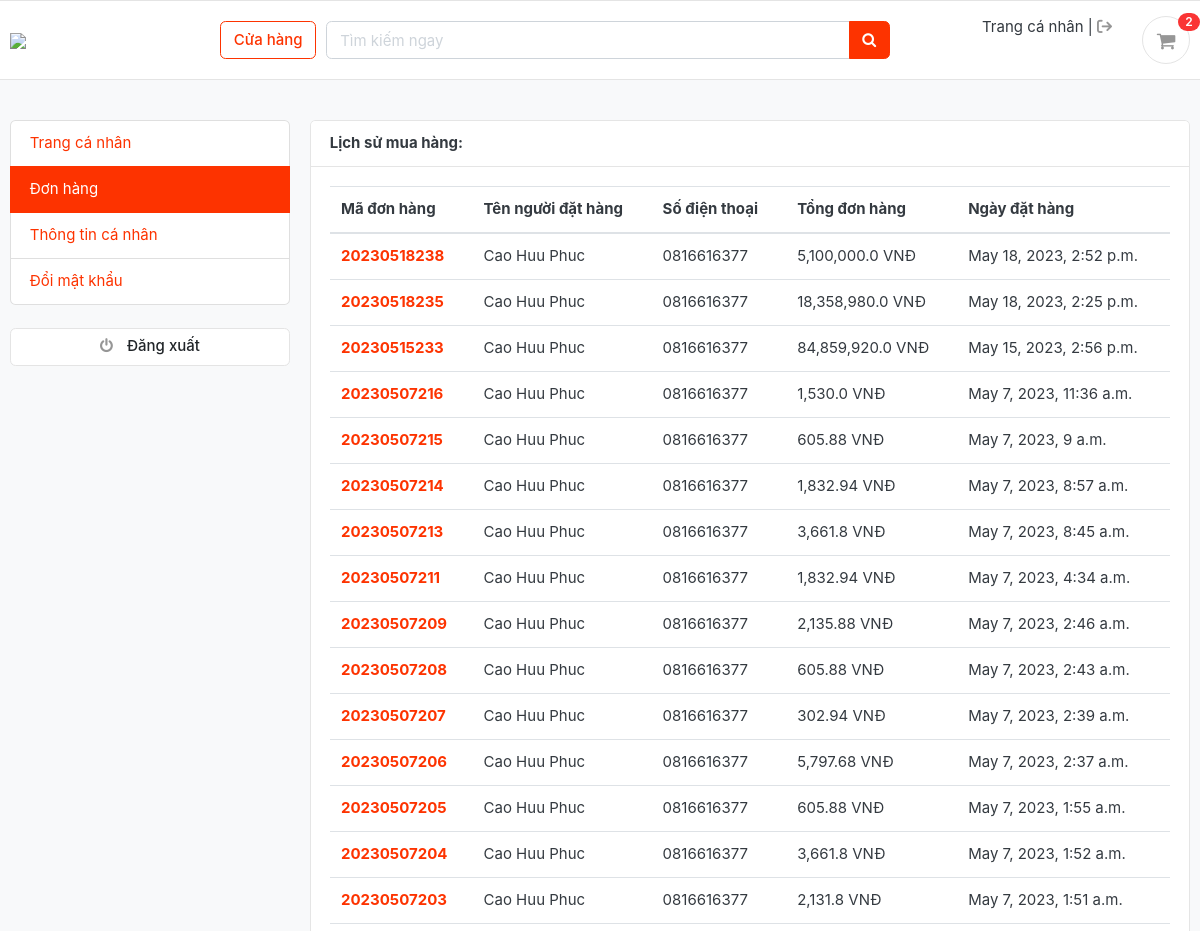
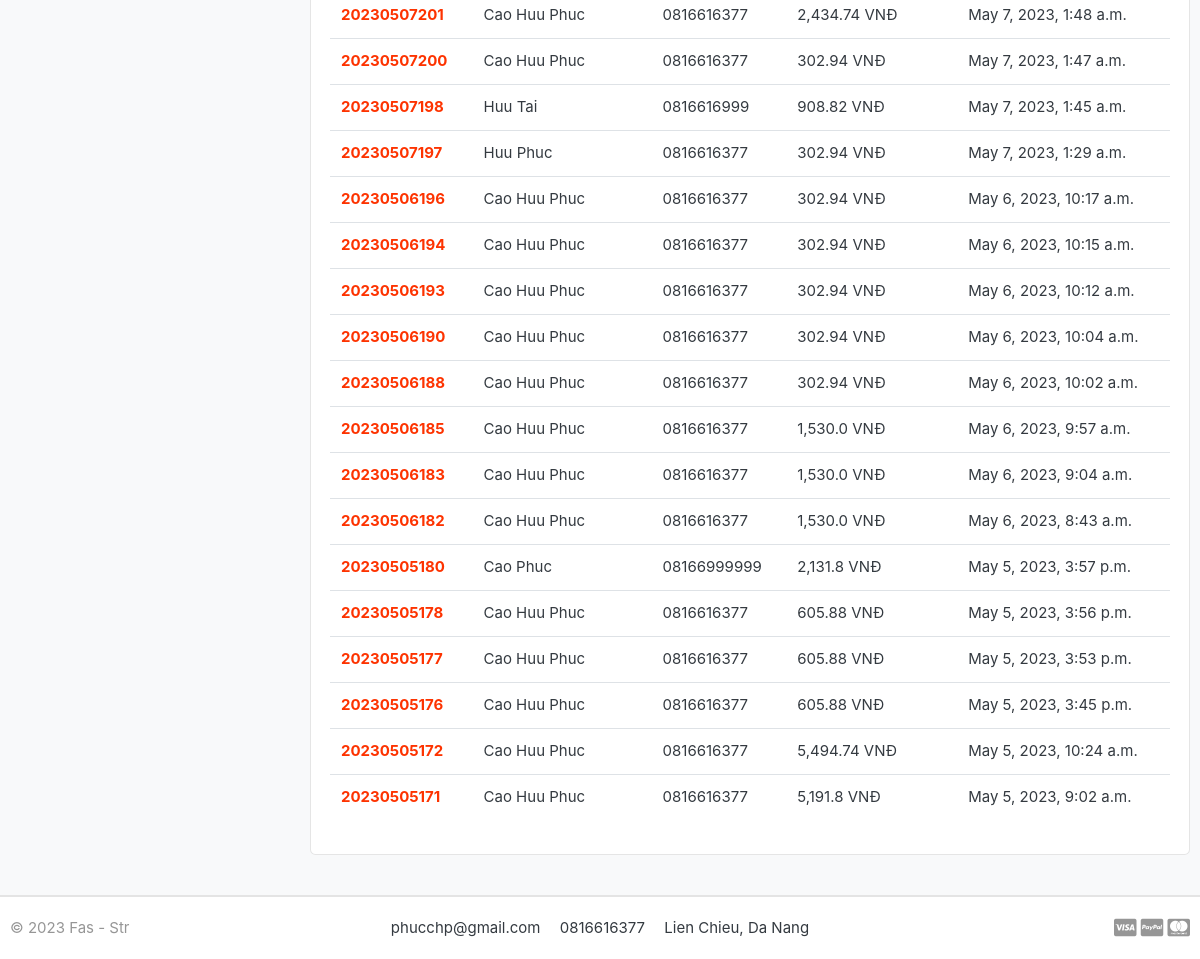
The page /accounts/my_orders/ (signed in) on the database its author committed (2 pictures, top to bottom).
### orders/models.py (models this page shows, shortened)
class Order(models.Model):
    STATUS = {
        ('New', 'New'),
        ('Accepted', 'Accepted'),
        ('Completed', 'Completed'),
        ('Cancelled', 'Cancelled'),
    }
    user  = models.ForeignKey(Account, on_delete=models.SET_NULL, null=True)
    payment  = models.ForeignKey(Payment, on_delete=models.SET_NULL, null=True, blank=True)
    order_number = models.CharField(max_length=20)
    first_name = models.CharField(max_length=50)
    last_name = models.CharField(max_length=50)
    phone = models.CharField(max_length=15)
    email = models.EmailField(max_length=50)
    address_line_1 = models.CharField(max_length=50)
    address_line_2 = models.CharField(max_length=50, blank=True)
    country = models.CharField(max_length=50)
    state = models.CharField(max_length=50)
    city = models.CharField(max_length=50)
    order_note = models.CharField(max_length=100, blank=True)
    order_total = models.FloatField()
    tax = models.FloatField()
    status = models.CharField(max_length=10, choices=STATUS, default='New')
    ip = models.CharField(max_length=20, blank=True)
    is_ordered = models.BooleanField(default=False)
    created_at = models.DateTimeField(auto_now_add=True)
    updated_at = models.DateTimeField(auto_now=True)
    def full_name(self):
        return f'{self.first_name} {self.last_name}'

### accounts/views.py (the view)
# urls.py: path('my_orders/', views.my_orders, name='my_orders'),
@login_required(login_url='login')
def my_orders(request):
    orders = Order.objects.filter(user=request.user, is_ordered=True).order_by('-created_at')
    context = {
        'orders': orders,
    }
    return render(request, 'accounts/my_orders.html', context)

### carts/context_processors.py (called while the page is built)
def counter(request):
    cart_count = 0
    if 'admin' in request.path:
        return {}
    else:
        try:
            cart = Cart.objects.filter(cart_id=_cart_id(request))
            if request.user.is_authenticated:
                cart_items = CartItem.objects.all().filter(user=request.user)
            else:
                cart_items = CartItem.objects.all().filter(cart=cart[:1])
            for cart_item in cart_items:
                cart_count += cart_item.quantity
        except Cart.DoesNotExist:
            cart_count = 0
    return dict(cart_count=cart_count)

### carts/views.py (called while the page is built)
def _cart_id(request):
    cart = request.session.session_key
    if not cart:
        cart = request.session.create()
    return cart

### category/context_processors.py (called while the page is built)
def menu_links(request):
    links=Category.objects.all()
    print(links)
    return dict(links=links)

### category/models.py (called while the page is built)
    def get_url(self):
        return reverse('products_by_category',args=[self.slug])

    def __str__(self):
        return self.category_name

### templates/accounts/my_orders.html (shortened to what this page needs)
{% extends 'base.html' %}
{% load humanize %}
{% block content%}
<section class="section-conten padding-y bg">
    <div class="container">
        <div class="row">
        {% include 'includes/dashboard_sidebar.html'%}
        <main class="col-md-9">
            <article class="card">
            <header class="card-header">
                <strong class="d-inline-block mr-3">Lịch sử mua hàng:</strong>
            </header>
            <div class="card-body">
                <div class="row">
                   <div class="col-md-12">
                    <table class="table table-hover">
                        <thead>
                          <tr>
                            <th scope="col">Mã đơn hàng</th>
                            <th scope="col">Tên người đặt hàng</th>
                            <th scope="col">Số điện thoại</th>
                            <th scope="col">Tổng đơn hàng</th>
                                  <th scope="col">Ngày đặt hàng</th>
                          </tr>
                        </thead>
                        <tbody>
                              {% for order in orders %}
                          <tr>
                            <th scope="row"><a href="{% url 'order_detail' order.order_number %}">{{order.order_number}}</a></th>
                            <td>{{order.full_name}}</td>
                            <td>{{order.phone}}</td>
                            <td>{{order.order_total|intcomma}} VNĐ</td>
                                  <td>{{order.created_at}}</td>
                          </tr>
                      {% endfor %}
                        </tbody>
                      </table>
                    </div>
                </div>
                </div>
            </div>
    </div>
    </section>
{% endblock %}

### static/css/ui.css (style rules this page uses)
html { font-family: "Inter", sans-serif; font-size: 15px; }
.padding-y { padding-top: 40px; padding-bottom: 40px; }
article:after, .form-group:after { display: block; clear: both; content: ""; }
.bg { background-color: #f8f9fa; }

### rows shown on the page
Order: order_number "20230518238", full_name "Cao Huu Phuc", phone "0816616377", order_total "5,100,000.0", created_at "May 18, 2023, 2:52 p.m."
Order: order_number "20230518235", full_name "Cao Huu Phuc", phone "0816616377", order_total "18,358,980.0", created_at "May 18, 2023, 2:25 p.m."
Order: order_number "20230515233", full_name "Cao Huu Phuc", phone "0816616377", order_total "84,859,920.0", created_at "May 15, 2023, 2:56 p.m."
Order: order_number "20230507216", full_name "Cao Huu Phuc", phone "0816616377", order_total "1,530.0", created_at "May 7, 2023, 11:36 a.m."
Order: order_number "20230507215", full_name "Cao Huu Phuc", phone "0816616377", order_total "605.88", created_at "May 7, 2023, 9 a.m."
Order: order_number "20230507214", full_name "Cao Huu Phuc", phone "0816616377", order_total "1,832.94", created_at "May 7, 2023, 8:57 a.m."
Order: order_number "20230507213", full_name "Cao Huu Phuc", phone "0816616377", order_total "3,661.8", created_at "May 7, 2023, 8:45 a.m."
Order: order_number "20230507211", full_name "Cao Huu Phuc", phone "0816616377", order_total "1,832.94", created_at "May 7, 2023, 4:34 a.m."
Order: order_number "20230507209", full_name "Cao Huu Phuc", phone "0816616377", order_total "2,135.88", created_at "May 7, 2023, 2:46 a.m."
Order: order_number "20230507208", full_name "Cao Huu Phuc", phone "0816616377", order_total "605.88", created_at "May 7, 2023, 2:43 a.m."
Order: order_number "20230507207", full_name "Cao Huu Phuc", phone "0816616377", order_total "302.94", created_at "May 7, 2023, 2:39 a.m."
Order: order_number "20230507206", full_name "Cao Huu Phuc", phone "0816616377", order_total "5,797.68", created_at "May 7, 2023, 2:37 a.m."
Order: order_number "20230507205", full_name "Cao Huu Phuc", phone "0816616377", order_total "605.88", created_at "May 7, 2023, 1:55 a.m."
Order: order_number "20230507204", full_name "Cao Huu Phuc", phone "0816616377", order_total "3,661.8", created_at "May 7, 2023, 1:52 a.m."
Order: order_number "20230507203", full_name "Cao Huu Phuc", phone "0816616377", order_total "2,131.8", created_at "May 7, 2023, 1:51 a.m."
Order: order_number "20230507201", full_name "Cao Huu Phuc", phone "0816616377", order_total "2,434.74", created_at "May 7, 2023, 1:48 a.m."
Order: order_number "20230507200", full_name "Cao Huu Phuc", phone "0816616377", order_total "302.94", created_at "May 7, 2023, 1:47 a.m."
Order: order_number "20230507198", full_name "Huu Tai", phone "0816616999", order_total "908.82", created_at "May 7, 2023, 1:45 a.m."
Order: order_number "20230507197", full_name "Huu Phuc", phone "0816616377", order_total "302.94", created_at "May 7, 2023, 1:29 a.m."
Order: order_number "20230506196", full_name "Cao Huu Phuc", phone "0816616377", order_total "302.94", created_at "May 6, 2023, 10:17 a.m."
Order: order_number "20230506194", full_name "Cao Huu Phuc", phone "0816616377", order_total "302.94", created_at "May 6, 2023, 10:15 a.m."
Order: order_number "20230506193", full_name "Cao Huu Phuc", phone "0816616377", order_total "302.94", created_at "May 6, 2023, 10:12 a.m."
Order: order_number "20230506190", full_name "Cao Huu Phuc", phone "0816616377", order_total "302.94", created_at "May 6, 2023, 10:04 a.m."
Order: order_number "20230506188", full_name "Cao Huu Phuc", phone "0816616377", order_total "302.94", created_at "May 6, 2023, 10:02 a.m."
Order: order_number "20230506185", full_name "Cao Huu Phuc", phone "0816616377", order_total "1,530.0", created_at "May 6, 2023, 9:57 a.m."
Order: order_number "20230506183", full_name "Cao Huu Phuc", phone "0816616377", order_total "1,530.0", created_at "May 6, 2023, 9:04 a.m."
Order: order_number "20230506182", full_name "Cao Huu Phuc", phone "0816616377", order_total "1,530.0", created_at "May 6, 2023, 8:43 a.m."
Order: order_number "20230505180", full_name "Cao Phuc", phone "08166999999", order_total "2,131.8", created_at "May 5, 2023, 3:57 p.m."
Order: order_number "20230505178", full_name "Cao Huu Phuc", phone "0816616377", order_total "605.88", created_at "May 5, 2023, 3:56 p.m."
Order: order_number "20230505177", full_name "Cao Huu Phuc", phone "0816616377", order_total "605.88", created_at "May 5, 2023, 3:53 p.m."
Order: order_number "20230505176", full_name "Cao Huu Phuc", phone "0816616377", order_total "605.88", created_at "May 5, 2023, 3:45 p.m."
Order: order_number "20230505172", full_name "Cao Huu Phuc", phone "0816616377", order_total "5,494.74", created_at "May 5, 2023, 10:24 a.m."
Order: order_number "20230505171", full_name "Cao Huu Phuc", phone "0816616377", order_total "5,191.8", created_at "May 5, 2023, 9:02 a.m."

### other values the page prints
{{ cart_count }} "2"
